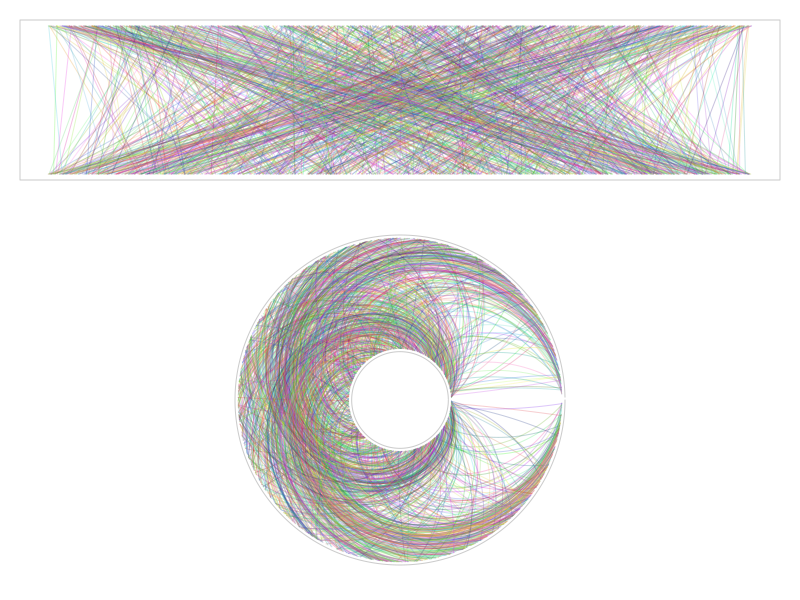

This figure's R source: (Note: this script raises an error after producing the figure.)
## ---- chunk 1
library(knitr)
knitr::opts_chunk$set(
    error = FALSE,
    tidy  = FALSE,
    message = FALSE,
    warning = FALSE,
    fig.width = 8,
    fig.height = 8
)
library(GetoptLong)
options(digits = 4)
## ---- chunk 2
library(circlize)

par(mar = c(1, 1, 1, 1))
layout(cbind(1:2), heights = c(1, 2))

x0 = runif(1000)
x1 = runif(1000)

plot(NULL, xlim = c(0, 1), ylim = c(0, 1), axes = FALSE, ann = FALSE)
segments(x0, 0, x1, 1, col = rand_color(1000, luminosity = "bright", transparency = 0.75))
box(col = "#CCCCCC")

circos.initialize(c("a"), xlim = c(0, 1))
circos.track(ylim = c(0, 1), track.height = 0.7, bg.border = NA, 
	panel.fun = function(x, y) {
	circos.lines(CELL_META$cell.xlim, rep(CELL_META$cell.ylim[1], 2), col = "#CCCCCC")
	circos.lines(CELL_META$cell.xlim, rep(CELL_META$cell.ylim[2], 2), col = "#CCCCCC")
	
	circos.connect(x0, 0, x1, 1, 
		type = "normal", border = NA,
		col = rand_color(1000, luminosity = "bright", transparency = 0.75))
})
## ---- chunk 3
par(mar = c(1, 1, 1, 1))
layout(cbind(1:2), heights = c(1, 2))

x0 = runif(1000)
x1 = runif(1000)
plot(NULL, xlim = c(0, 1), ylim = c(0, 1), axes = FALSE, ann = FALSE)

for (i in 1:1000) {
    pt = circlize:::get_bezier_points(x0[i], 0, x1[i], 1, xlim = c(0, 1), ylim = c(0, 1))
    lines(pt[, 1], pt[, 2], col = rand_color(1, luminosity = "bright", transparency = 0.75))
}
box(col = "#CCCCCC")

circos.initialize(c("a"), xlim = c(0, 1))
circos.track(ylim = c(0, 1), track.height = 0.7, bg.border = NA, 
	panel.fun = function(x, y) {
	circos.lines(CELL_META$cell.xlim, rep(CELL_META$cell.ylim[1], 2), col = "#CCCCCC")
	circos.lines(CELL_META$cell.xlim, rep(CELL_META$cell.ylim[2], 2), col = "#CCCCCC")
	
	circos.connect(x0, 0, x1, 1, 
		type = "bezier", border = NA,
		col = rand_color(1000, luminosity = "bright", transparency = 0.75))
})
## ---- chunk 4
par(mar = c(1, 1, 1, 1))
layout(cbind(1:2), heights = c(1, 2))

x0 = sort(runif(200))
x0 = matrix(x0, ncol = 2, byrow = TRUE)
x1 = sort(runif(200))
x1 = matrix(x1, ncol = 2, byrow = TRUE)

plot(NULL, xlim = c(0, 1), ylim = c(0, 1), axes = FALSE, ann = FALSE)

for (i in 1:100) {
    polygon(c(x0[i, 1], x0[i, 2], x1[i, 2], x1[i, 1]), c(0, 0, 1, 1), 
    	col = rand_color(1, luminosity = "bright", transparency = 0.5),
    	border = NA)
}
box(col = "#CCCCCC")

circos.initialize(c("a"), xlim = c(0, 1))
circos.track(ylim = c(0, 1), track.height = 0.7, bg.border = NA, 
	panel.fun = function(x, y) {
	circos.lines(CELL_META$cell.xlim, rep(CELL_META$cell.ylim[1], 2), col = "#CCCCCC")
	circos.lines(CELL_META$cell.xlim, rep(CELL_META$cell.ylim[2], 2), col = "#CCCCCC")

	circos.connect(x0, 0, x1, 1, 
		type = "normal", border = NA,
		col = rand_color(100, luminosity = "bright", transparency = 0.5))
})
## ---- chunk 5
par(mar = c(1, 1, 1, 1))
layout(cbind(1:2), heights = c(1, 2))

x0 = sort(runif(500))
x0 = matrix(x0, ncol = 2, byrow = TRUE)
x0 = x0[sample(nrow(x0), nrow(x0)), ]
x1 = sort(runif(500))
x1 = matrix(x1, ncol = 2, byrow = TRUE)
x1 = x1[sample(nrow(x1), nrow(x1)), ]

l = abs(x0[, 1] - x1[, 1]) < 0.5

x0 = x0[l, ]
x1 = x1[l, ]
plot(NULL, xlim = c(0, 1), ylim = c(0, 1), axes = FALSE, ann = FALSE)

for (i in 1:100) {
	pt1 = circlize:::get_bezier_points(x0[i, 1], 0, x1[i, 1], 1, xlim = c(0, 1), ylim = c(0, 1))
	pt2 = circlize:::get_bezier_points(x0[i, 2], 0, x1[i, 2], 1, xlim = c(0, 1), ylim = c(0, 1))

    polygon(c(x0[i, 1], x0[i, 2], pt2[, 1], rev(pt1[, 1])),
            c(0, 0, pt2[, 2], rev(pt1[, 2])), 
    	col = rand_color(1, luminosity = "bright", transparency = 0.5),
    	border = NA)
}
box(col = "#CCCCCC")

circos.initialize(c("a"), xlim = c(0, 1))
circos.track(ylim = c(0, 1), track.height = 0.7, bg.border = NA, 
	panel.fun = function(x, y) {
	circos.lines(CELL_META$cell.xlim, rep(CELL_META$cell.ylim[1], 2), col = "#CCCCCC")
	circos.lines(CELL_META$cell.xlim, rep(CELL_META$cell.ylim[2], 2), col = "#CCCCCC")

	circos.connect(x0, 0, x1, 1, 
		type = "bezier", border = NA,
		col = rand_color(nrow(x0), luminosity = "bright", transparency = 0.5))
})
